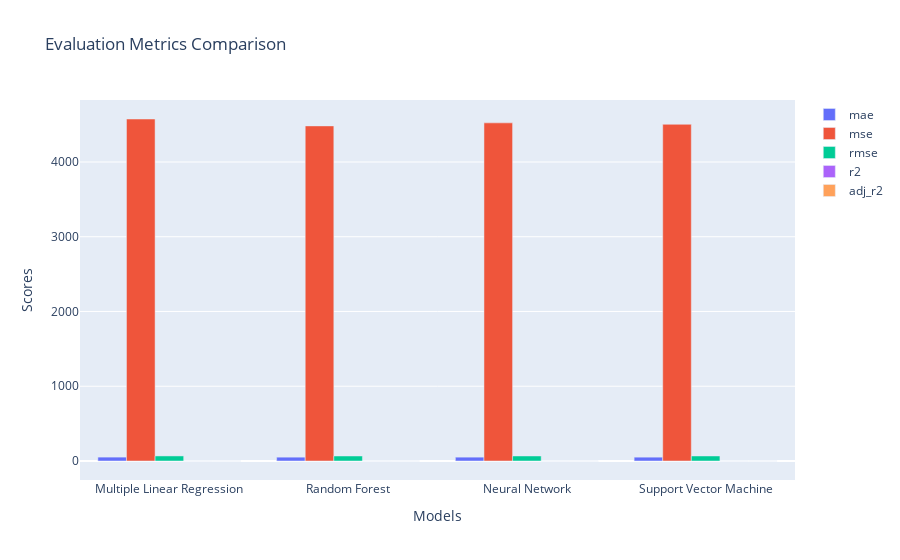

This figure's notebook cell:
### Code cell
# Extracting model names and metric scores
model_names = [d['model'] for d in regression_stats_val]
metric_labels = list(regression_stats_val[0].keys())[1:]
metric_scores = {metric: [d[metric] for d in regression_stats_val] for metric in metric_labels}

# Plotting the bar chart
fig = go.Figure()

for metric in metric_labels:
    fig.add_trace(go.Bar(
        x=model_names,
        y=metric_scores[metric],
        name=metric
    ))

# Updating the layout
fig.update_layout(
    title='Evaluation Metrics Comparison 6MWT',
    xaxis_title='Models',
    yaxis_title='Scores',
    barmode='group'
)

# Display the plot
fig.show()

### Figure 1 — Plotly figure (JSON) as saved in the notebook; plotly's stock layout.template omitted (floating-point values rounded to 4 significant figures)
{"data": [{"name": "mae", "type": "bar", "x": ["Multiple Linear Regression", "Random Forest", "Neural Network", "Support Vector Machine"], "y": [51.8, 51.21, 51.38, 51.1]}, {"name": "mse", "type": "bar", "x": ["Multiple Linear Regression", "Random Forest", "Neural Network", "Support Vector Machine"], "y": [4575.0, 4483.0, 4523.0, 4504.0]}, {"name": "rmse", "type": "bar", "x": ["Multiple Linear Regression", "Random Forest", "Neural Network", "Support Vector Machine"], "y": [67.64, 66.95, 67.25, 67.11]}, {"name": "r2", "type": "bar", "x": ["Multiple Linear Regression", "Random Forest", "Neural Network", "Support Vector Machine"], "y": [0.002519, 0.02264, 0.01379, 0.01796]}, {"name": "adj_r2", "type": "bar", "x": ["Multiple Linear Regression", "Random Forest", "Neural Network", "Support Vector Machine"], "y": [-0.07567, -0.05397, -0.06352, -0.05902]}], "layout": {"barmode": "group", "title": {"text": "Evaluation Metrics Comparison"}, "xaxis": {"title": {"text": "Models"}}, "yaxis": {"title": {"text": "Scores"}}}}
